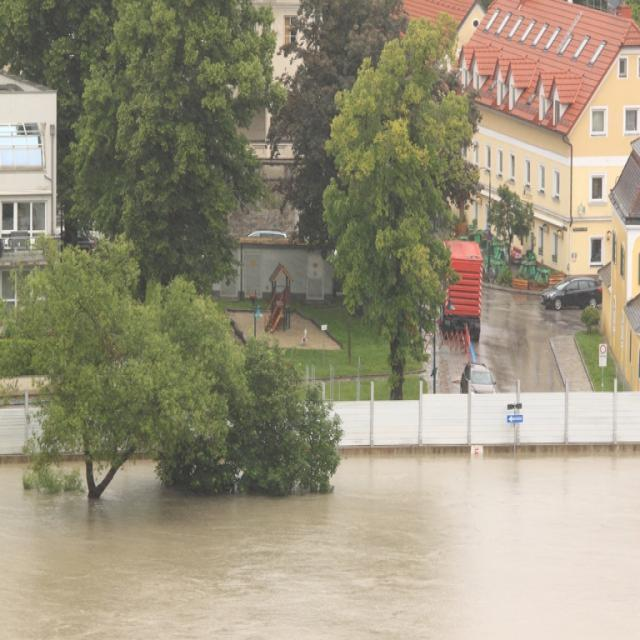
#> input picture newmodel/Flood Detection-2/test/images/26454805_jpg.rf.d45d4ea4127671b137c31c5d7bc81a0b.jpg, 640 x 640 px
$ python -i edge_detection.py   (imports and definitions only)   (older library calls are emulated)
#> lines starting #> are read from the running program, lines starting #| are printed output that depends on the picture
#> further down, picture is the input picture: shape (640, 640, 3); mean B, G, R 124.3, 146.3, 153
import cv2

def canny_edge(image, low_threshold=100, high_threshold=200):
    """Apply Canny edge detection."""
    return cv2.Canny(image, low_threshold, high_threshold)

def sobel_edge(image, ksize=3):
    """Apply Sobel edge detection."""
#> called with ksize = 3
    gray = cv2.cvtColor(image, cv2.COLOR_BGR2GRAY)
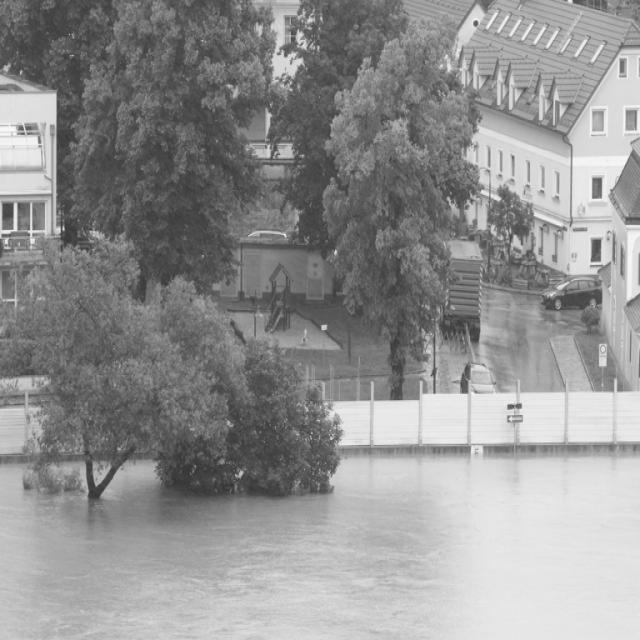
#> gray: shape (640, 640); min 47, max 254, mean 145.8
    sobel_x = cv2.Sobel(gray, cv2.CV_64F, 1, 0, ksize=ksize)
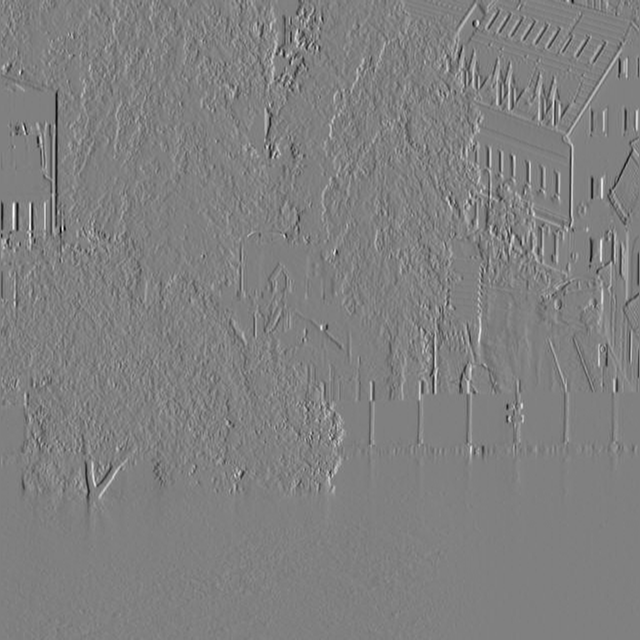
#> sobel_x: shape (640, 640) float64; min -603, max 596, mean 0.3; drawn with min black and max white
    sobel_y = cv2.Sobel(gray, cv2.CV_64F, 0, 1, ksize=ksize)
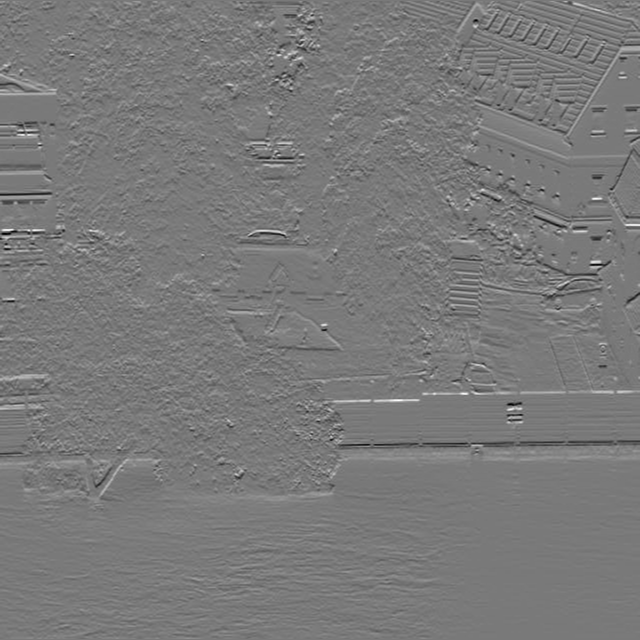
#> sobel_y: shape (640, 640) float64; min -489, max 534, mean 1.1; drawn with min black and max white
    return cv2.magnitude(sobel_x, sobel_y)
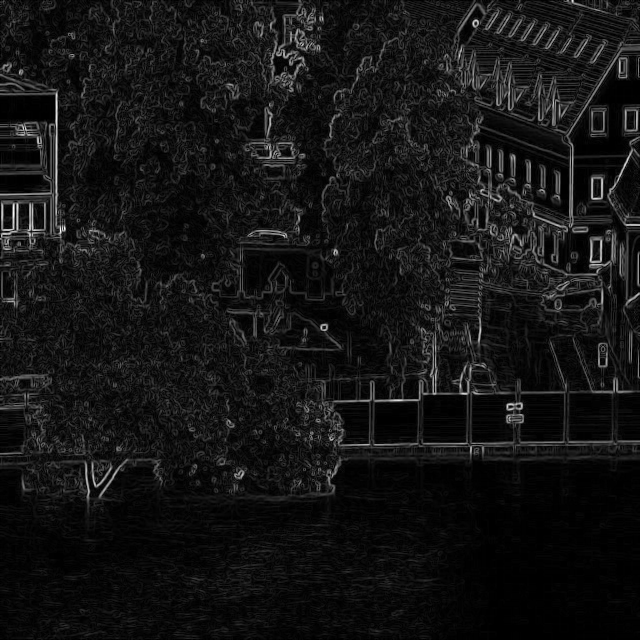
#> returned value: shape (640, 640) float64; min 0, max 603.9, mean 49.5; drawn with min black and max white

def laplacian_edge(image, ksize=3):
    """Apply Laplacian edge detection."""
    gray = cv2.cvtColor(image, cv2.COLOR_BGR2GRAY)
    return cv2.Laplacian(gray, cv2.CV_64F, ksize=ksize)

>>> import cv2
>>> picture = cv2.imread('../../../newmodel/Flood Detection-2/test/images/26454805_jpg.rf.d45d4ea4127671b137c31c5d7bc81a0b.jpg')
>>> result = sobel_edge(picture)

$ run again, on newmodel/Flood Detection-2/test/images/26458000_jpg.rf.f4573b61d0295aea4eeb5f4fe602e219.jpg
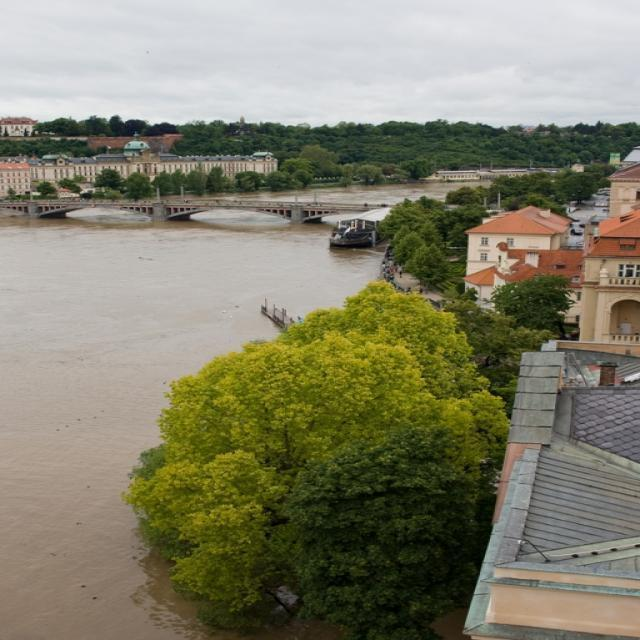
#> input picture newmodel/Flood Detection-2/test/images/26458000_jpg.rf.f4573b61d0295aea4eeb5f4fe602e219.jpg, 640 x 640 px
#> picture is the input picture: shape (640, 640, 3); mean B, G, R 107.1, 128.6, 130.5
#> in sobel_edge, `sobel_y = cv2.Sobel(gray, cv2.CV_64F, 0, 1, ksize=ksize)`:
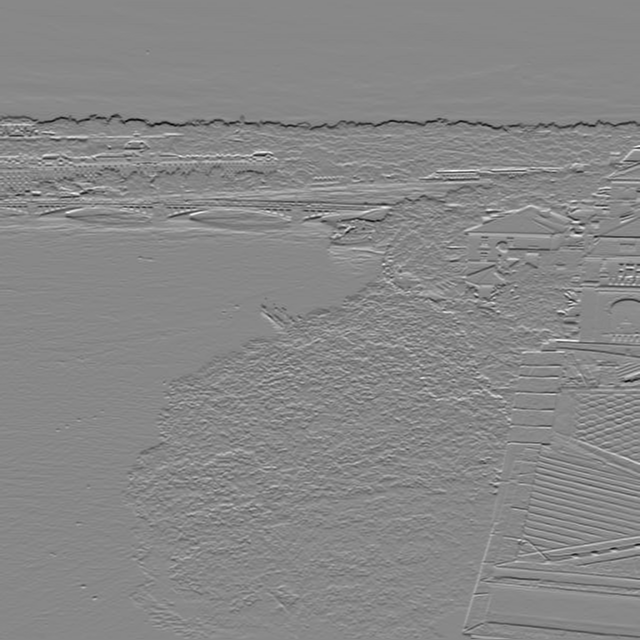
#> sobel_y: shape (640, 640) float64; min -702, max 614, mean -1.8; drawn with min black and max white
#> in sobel_edge, `return cv2.magnitude(sobel_x, sobel_y)`:
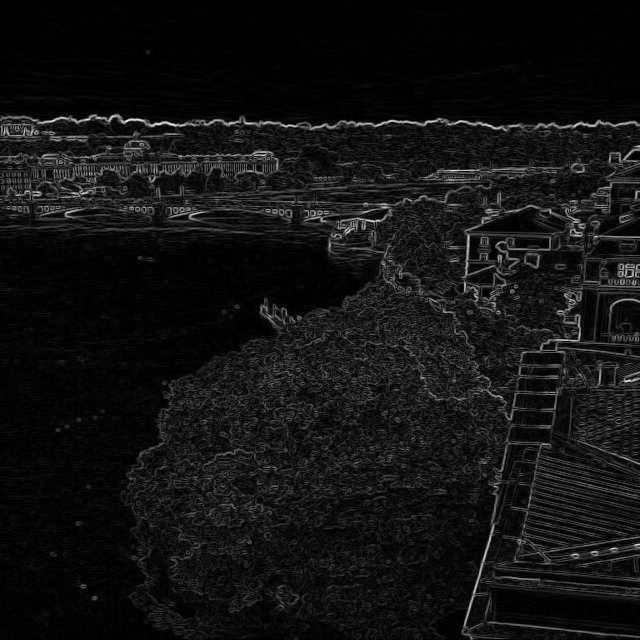
#> returned value: shape (640, 640) float64; min 0, max 703.8, mean 52.2; drawn with min black and max white

$ run again, on newmodel/Flood Detection-2/test/images/26504206_jpg.rf.533fd68e734da19283250791be1c63ac.jpg
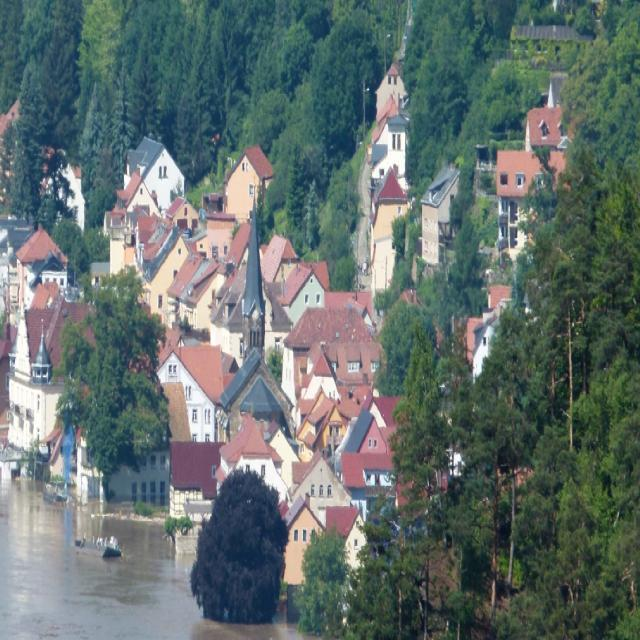
#> input picture newmodel/Flood Detection-2/test/images/26504206_jpg.rf.533fd68e734da19283250791be1c63ac.jpg, 640 x 640 px
#> picture is the input picture: shape (640, 640, 3); mean B, G, R 109, 111.3, 97.9
#> in sobel_edge, `sobel_y = cv2.Sobel(gray, cv2.CV_64F, 0, 1, ksize=ksize)`:
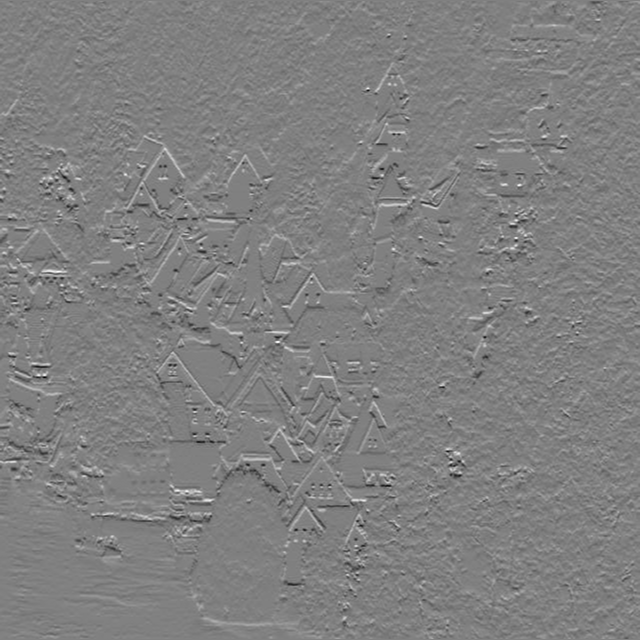
#> sobel_y: shape (640, 640) float64; min -592, max 584, mean 0.2; drawn with min black and max white
#> in sobel_edge, `return cv2.magnitude(sobel_x, sobel_y)`:
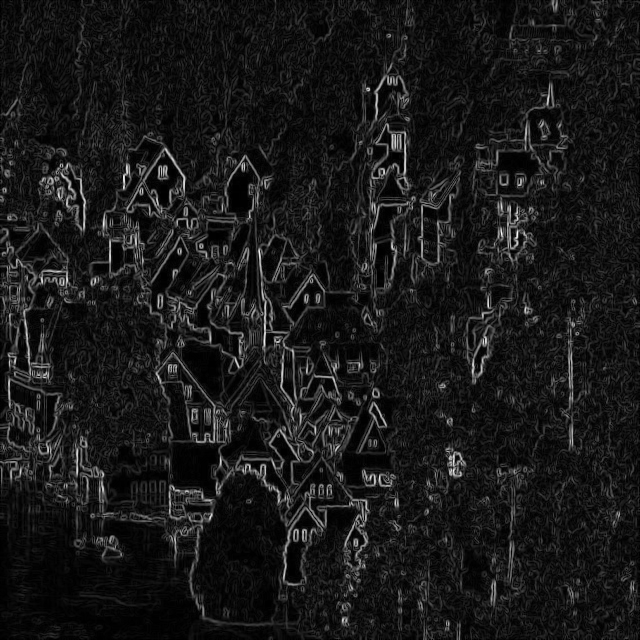
#> returned value: shape (640, 640) float64; min 0, max 724.5, mean 71.9; drawn with min black and max white
